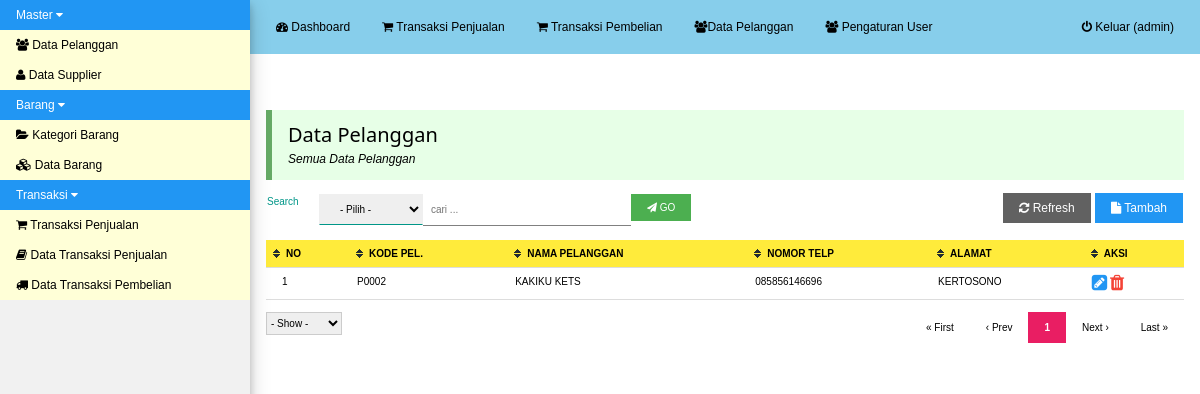
/med.php?mod=pelanggan (signed in), run on the app's committed database.
### tables this page shows
CREATE TABLE IF NOT EXISTS `menu` (
  `id_menu` int(11) NOT NULL,
  `nama_menu` varchar(50) NOT NULL,
  `posisi` int(11) NOT NULL
);

CREATE TABLE IF NOT EXISTS `modul` (
  `id_modul` int(11) NOT NULL,
  `id_menu` int(11) NOT NULL,
  `nama_modul` varchar(150) NOT NULL,
  `link_menu` text NOT NULL,
  `posisi` int(11) NOT NULL,
  `icon_menu` varchar(150) NOT NULL
);

CREATE TABLE IF NOT EXISTS `tb_pelanggan` (
  `kode_pelanggan` varchar(20) NOT NULL,
  `nama_pelanggan` varchar(50) NOT NULL,
  `nomor_telp` varchar(50) NOT NULL,
  `alamat` text NOT NULL
);

### med.php (the view, shortened to what this page needs)
<!DOCTYPE html>
<html>
<head>
    <link rel="stylesheet" href="css/w3.css">
    <link rel="stylesheet" href="css/font-awesome.min.css">
    <link rel="stylesheet" href="js/jquery-ui/jquery-ui.css">
    <link rel="stylesheet" type="text/css" href="css/pace.css">
</head>
<body>
<div class="w3-top">
<nav id="left-nav" class="w3-sidenav w3-small w3-light-grey w3-card-4" style="width:250px;">
  <div id="menuTut" class="myMenu w3-accordion">
    <?php
        $sql_menu = mysql_query("SELECT * FROM menu ORDER BY posisi ASC") or die(mysql_error());
        while ($mn = mysql_fetch_assoc($sql_menu)) {
            echo"<button onclick=\"myFunction('".$mn['id_menu']."')\" class=\"w3-padding-hor-20 w3-btn-block w3-left-align w3-blue\"> $mn[nama_menu] <i class=\"fa fa-caret-down\"></i></button>
            <div id=\"$mn[id_menu]\" class=\"w3-accordion-content w3-pale-yellow w3-show\">";
            $sql_sub = mysql_query("SELECT * FROM modul
                WHERE id_menu = '$mn[id_menu]' ORDER BY posisi ASC") or die(mysql_error());
            while ($sm = mysql_fetch_assoc($sql_sub)) {
                echo"<a href=\"$sm[link_menu]\"><i class=\"$sm[icon_menu]\"></i> $sm[nama_modul]</a>";
            }
            echo"</div>";
        }
    ?>
    <br>
    <br>
    <br>
    <br>
    <br>
    <br>
    <br>
  </div>
</nav>
    <div style="margin-left:250px;height: 50px;">
        <ul class="w3-navbar w3-light-blue w3-small w3-card-5" style="padding: 10px; ">
          <li><a class="w3-hover-white w3-padding-10" href="index.php"><i class="fa fa-dashboard"></i> Dashboard</a></li>
          <li><a class="w3-hover-white w3-padding-10" href="med.php?mod=penjualan"><i class="fa fa-shopping-cart"></i> Transaksi Penjualan</a></li>
          <li><a class="w3-hover-white w3-padding-10" href="med.php?mod=pembelian&act=form"><i class="fa fa-shopping-cart"></i> Transaksi Pembelian</a></li>
           <li><a class="w3-hover-white w3-padding-10" href="med.php?mod=pelanggan"><i class="fa fa-users"></i>Data Pelanggan</a></li>
          <li><a class="w3-hover-white w3-padding-10" href="med.php?mod=user"><i class="fa fa-group"></i> Pengaturan User</a></li>
          <li class="w3-right"><a class="w3-hover-black w3-padding-10" href="logout.php" onclick="return confirm('Yakin ingin keluar');"><i class="fa fa-power-off"></i> Keluar (<?php echo $_SESSION['login_user']; ?>)</a></li>
        </ul>
    </div>
</div>
<div style="margin-left:250px;">
    <div id="main" class="w3-container" style="margin-top:110px">
        <?php include"content.php"; ?>
        <br>
    </div>
</div>
</body>
</html>

### mod/pelanggan/pelanggan.php (shortened to what this page needs)
<?php
	$linkaksi = 'med.php?mod=pelanggan';
	if(isset($_GET['act']))
	{
		$act = $_GET['act'];
		$linkaksi .= '&act='.$act;
	}
	else
	{
		$act = '';
	}
	$aksi = 'mod/pelanggan/act_pelanggan.php';
	switch ($act) {
						?>
			<?php
		default :
			echo"<div class='w3-container w3-small w3-pale-green w3-leftbar w3-border-green'>
				<h4 style='margin-bottom:0;padding-bottom:0;'>Data Pelanggan</h4>
				<p style='margin-top:0;padding-top:0;'><i>Semua Data Pelanggan</i></p>
			</div>";
			echo"<table style='margin-top:12px;'>
				<tr>
					<td>
						<form class='w3-tiny' action='' method='GET'>
							<input type='hidden' name='mod' value='pelanggan'>
							<div class='w3-row'>
								<div class='w3-col s1'>
									<label class='w3-label'>Search</label>
								</div>
								<div class='w3-col s2'>
									<select name='field' class='w3-select w3-padding'>
										<option value=''>- Pilih -</option>
										<option value='nama_pelanggan'>NAMA PELANGGAN</option>
										<option value='nomor_telp'>NOMOR TELP</option>
										<option value='alamat'>ALAMAT</option></select>
								</div>
								<div class='w3-col s4'>
									<input type='text' name='cari' class='w3-input' placeholder='cari ...'>
								</div>
								<div class='w3-col s1'>
									<button type='submit' class='w3-btn w3-tiny'><i class='fa fa-paper-plane'></i> GO</button>
								</div>
							</div>
						</form>
					</td>
					<td align='right'><a href='med.php?mod=pelanggan' class='w3-btn w3-dark-grey w3-small'><i class='fa fa-refresh'></i> Refresh</a>
					<a href='med.php?mod=pelanggan&act=form' class='w3-btn w3-small w3-blue'><i class='fa fa-file'></i> Tambah</a></td>
				</tr>
			</table>";
			echo"<div style='margin-top:12px;margin-bottom:12px;'>
			<table class='w3-table w3-striped w3-bordered w3-tiny w3-hoverable tbl'>
				<thead>
					<tr class='w3-yellow'>
						<th>NO</th>
						<th>KODE PEL.</th>
						<th>NAMA PELANGGAN</th>
						<th>NOMOR TELP</th>
						<th>ALAMAT</th>
						<th>AKSI</th>
					</tr>
				</thead>
				<tbody>";
				$p      = new Paging;
				$batas  = 10;
				$posisi = $p->cariPosisi($batas);
				$query = "SELECT * FROM tb_pelanggan ";
				$q 	= "SELECT * FROM tb_pelanggan";
				$query .= " LIMIT $posisi, $batas";
				$q 	.= " ";
				$sql_kul = mysql_query($query);
				$fd_kul = mysql_num_rows($sql_kul);
				if($fd_kul > 0)
				{
					$no = $posisi + 1;
					while ($m = mysql_fetch_assoc($sql_kul)) {
						echo"<tr>
							<td>$no</td>
							<td>$m[kode_pelanggan]</td>
							<td>$m[nama_pelanggan]</td>
							<td>$m[nomor_telp]</td>
							<td>$m[alamat]</td>
							<td><a href='med.php?mod=pelanggan&act=form&id=$m[kode_pelanggan]'><i class='fa fa-pencil-square w3-large w3-text-blue'></i></a>
							<a href='$aksi?mod=pelanggan&act=hapus&id=$m[kode_pelanggan]' onclick=\"return confirm('Yakin hapus data');\"><i class='fa fa-trash w3-large w3-text-red'></i></a></td>
						</tr>";
						$no++;
					}
					$jmldata = mysql_num_rows(mysql_query($q));
					$jmlhalaman  = $p->jumlahHalaman($jmldata, $batas);
		    		$linkHalaman = $p->navHalaman($_GET['halaman'], $jmlhalaman, $linkaksi);
				}
				else
				{
					echo"<tr>
						<td colspan='5'><div class='w3-center'><i>Data Pelanggan Not Found.</i></div></td>
					</tr>";
				}
				echo"</tbody>
			</table></div>";
			echo"<div class='w3-row'>
				<div class='w3-col s1'>
					<form class='w3-tiny' action='' method='GET'>
						<input type='hidden' name='mod' value='pelanggan'>";
						echo"<select class='w3-select w3-border' name='show' onchange='submit()'>
							<option value=''>- Show -</option>";
						echo"</select>
					</form>
				</div>
				<div class='w3-col s11'>
					<ul class='w3-pagination w3-right w3-tiny'>
						$linkHalaman
					</ul>
				</div>
			</div>";
		break;
	}
?>

### css/perfect-scrollbar.css (style rules this page uses)
.ps-container { -ms-touch-action: none; touch-action: none; overflow: hidden !important; -ms-overflow-style: none; }

### med.php (style rules this page uses)
.w3-btn { background-color:#4CAF50 ;margin-bottom:4px; }
.tbl th.header { background-image: url(js/table.sorter/themes/blue/bg.gif); cursor: pointer; font-weight: bold; background-repeat: no-repeat; background-position: center left; padding-left: 20px; margin-left: -1px; }
#left-nav { overflow: hidden; }

### data on the page
menu: nama_menu "Master"
modul: nama_modul "Data Pelanggan"
modul: nama_modul "Data Supplier"
menu: nama_menu "Barang"
modul: nama_modul "Kategori Barang"
modul: nama_modul "Data Barang"
menu: nama_menu "Transaksi"
modul: nama_modul "Transaksi Penjualan"
modul: nama_modul "Data Transaksi Penjualan"
modul: nama_modul "Data Transaksi Pembelian"
tb_pelanggan: kode_pelanggan "P0002", nama_pelanggan "KAKIKU KETS", nomor_telp "085856146696", alamat "KERTOSONO"

### other printed values
$_SESSION['login_user'] "admin"
$halaman_aktif "1"
